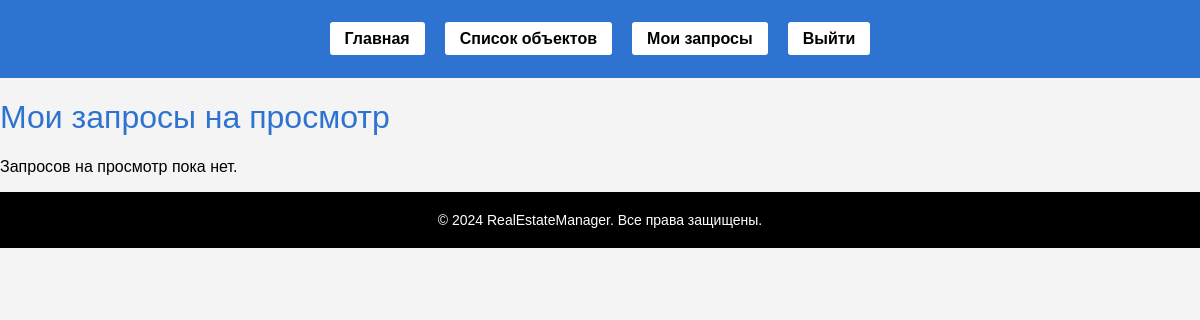
Page /my_viewing_requests/ (signed in) on the earlier database version.
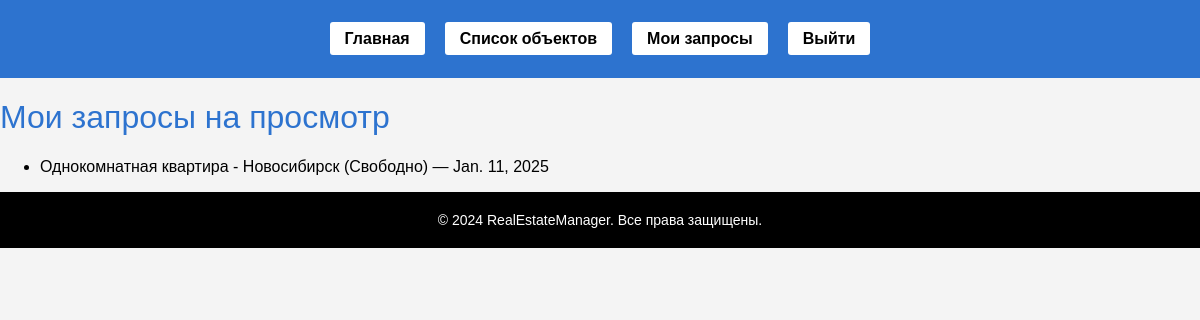
Same page on the later database version.
### property_management/models.py (models this page shows, shortened)
class ViewingRequest(models.Model):
    STATUS_CHOICES = [
        ('pending', 'Ожидание'),
        ('confirmed', 'Подтверждаю'),
    ]
    property_listing = models.ForeignKey(PropertyListing, on_delete=models.CASCADE, related_name="viewing_requests", verbose_name="Объект")
    client = models.ForeignKey(settings.AUTH_USER_MODEL, on_delete=models.CASCADE, verbose_name='Клиент')
    requested_date = models.DateField(verbose_name='Дата просмотра')
    status = models.CharField(max_length=10, choices = STATUS_CHOICES, default = 'pending', verbose_name='Статус')

class PropertyListing(models.Model):
    STATUS_CHOICES = [
        ('available', 'Свободно'),
        ('rented', 'Сдано')
    ]
    property_type = models.CharField(max_length=50, verbose_name='Тип объекта')
    description = models.TextField(verbose_name='Описание объекта')
    area = models.DecimalField(max_digits=10, decimal_places=2, verbose_name="Площадь (кв.м)")
    location = models.CharField(max_length=255, verbose_name='Местоположение')
    price = models.DecimalField(max_digits=10, decimal_places=2, verbose_name='Цена (руб.)')
    status = models.CharField(max_length=10, choices = STATUS_CHOICES, default = 'available', verbose_name='Статус')
    def __str__(self):
        return f"{self.property_type} - {self.location} ({self.get_status_display()})"

### property_management/views.py (the view)
# urls.py: path('my_viewing_requests/', views.viewing_requests_list, name='my_viewing_requests'),
def viewing_requests_list(request):
    if not request.user.is_authenticated:
        return HttpResponse("Пожалуйста, войдите, чтобы просмотреть свои запросы.", status=403)
    viewing_requests = ViewingRequest.objects.filter(client=request.user)
    return render(request, 'property_management/viewing_requests_list.html', {'viewing_requests': viewing_requests})

### property_management/templates/property_management/viewing_requests_list.html
{% extends 'property_management/base_generic.html' %}
{% block content %}
  <h1>Мои запросы на просмотр</h1>
  {% if viewing_requests %}
    <ul>
      {% for request in viewing_requests %}
        <li>
          {{ request.property_listing }} — {{ request.requested_date }}
        </li>
      {% endfor %}
    </ul>
  {% else %}
    <p>Запросов на просмотр пока нет.</p>
  {% endif %}
{% endblock %}

Differences in the rows shown:
added ViewingRequest: property_listing "Однокомнатная квартира - Новосибирск (Свободно)", requested_date "Jan. 11, 2025"
Other differences:
text no longer shown: "Запросов на просмотр пока нет."
